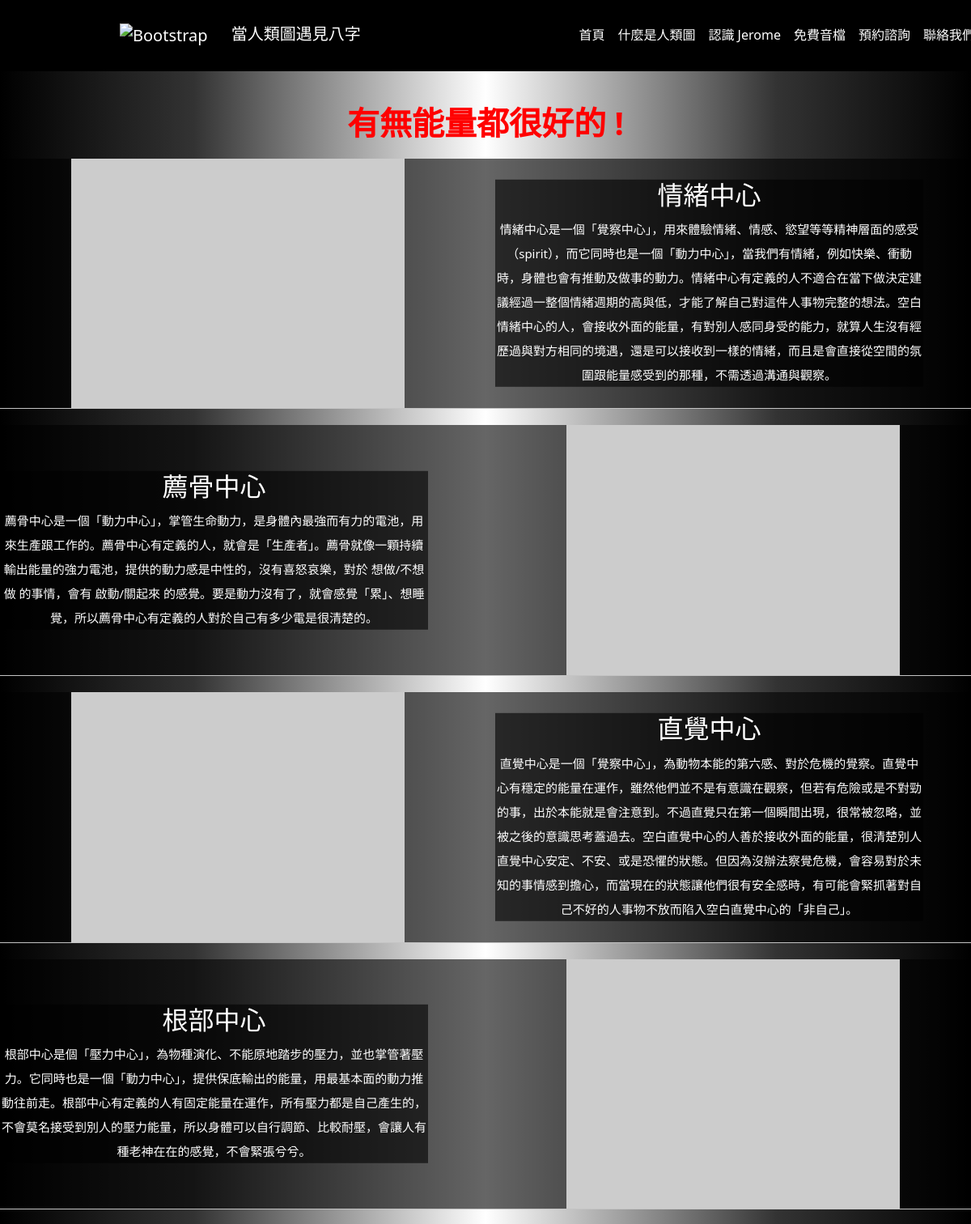
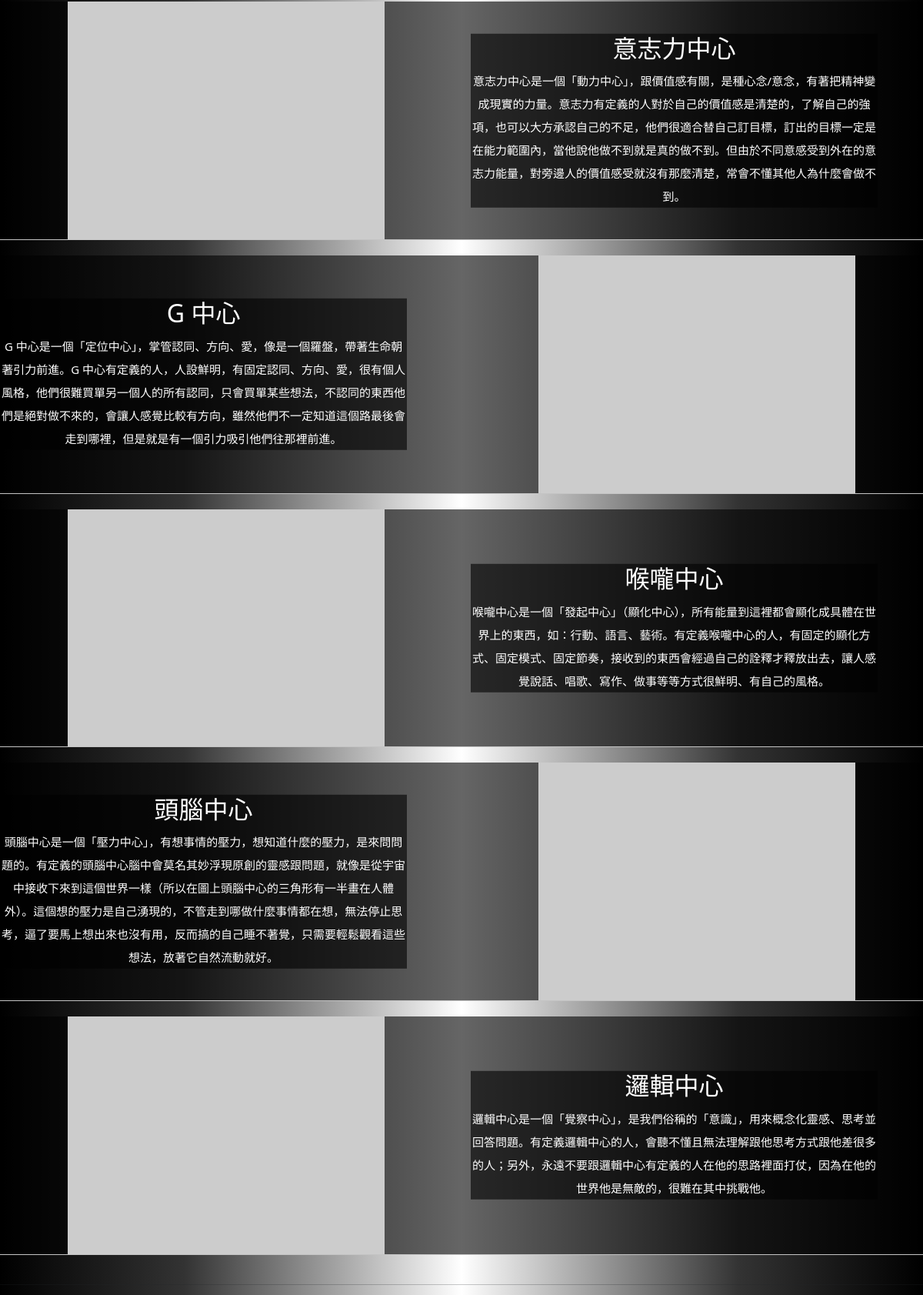
Page /what/5 (upper part) on the committed database (2 pictures, top to bottom).
### WhatIsHumanDesign/models.py (models this page shows, shortened)
class HumanContentCommon(models.Model):
      layout_key = models.ForeignKey(LayoutWhat, on_delete=models.CASCADE,
      default='人類圖是你的人生使用說明書')
      title=models.CharField(max_length=300,verbose_name='內容標題')
      content=models.TextField(verbose_name='標題內容')
      imgs_url=models.URLField(blank=True,verbose_name='內容圖片')
      class Meta:
            abstract = True

class YourEnergy(HumanContentCommon):
       class Meta:
         verbose_name = '能量中心 = 你的強弱(索引值5)'
         verbose_name_plural = '能量中心 = 你的強弱(索引值5)'

### WhatIsHumanDesign/views.py (the view)
# urls.py: path("what/5",views.Human_Energys,name='human_energy'),
def Human_Energys(request):
       your_enrygys=YourEnergy.objects.all()
       return render(request,'YourEnergy.html',locals())

### WhatIsHumanDesign/templates/YourEnergy.html (shortened to what this page needs)
{% extends 'base.html' %}
{% block content %}
<head>
    <link rel="stylesheet" href="../../static/css/WhatDetails.css">
</head>
<body>
    <div class='HumanDesignWrap'>
      <h1 class="HumanDesignMainTitle">有無能量都很好的 !  </h1>
        {% for energy in your_enrygys %}
        <div class="GelleryContainer">
            <div class="row " style="margin-bottom:20px; border-bottom:1px solid #c4c4c4;">
                {% if forloop.counter0|divisibleby:2 %}
                <div class="col-md-6 col-xs-12">
                    <div class="GelleryImageContainer">
                        <img src={{energy.imgs_url}} class="GelleryImage">
                    </div>
                </div>
                <div class="col-md-6 col-xs-12">
                    <div class="textContainer">
                        <h2>{{ energy.title }}</h2>
                        <p>{{ energy.content }}</p>
                    </div>
                </div>
                {% else %}
                <div class="col-md-6 col-xs-12">
                    <div class="textContainer">
                        <h2>{{ energy.title }}</h2>
                        <p>{{ energy.content }}</p>
                    </div>
                </div>
                <div class="col-md-6 col-xs-12">
                    <div class="GelleryImageContainer">
                        <img src={{energy.imgs_url}} class="GelleryImage">
                    </div>
                </div>
                {% endif %}
            </div>
        </div>
        {% endfor %}
    </div>
</body>
{% endblock %}

### templates/base.html (shortened to what this page needs)
<!DOCTYPE html>
<html lang="en">
<head>
    <link href="https://cdn.jsdelivr.net/npm/bootstrap@5.3.3/dist/css/bootstrap.min.css" rel="stylesheet">
    <link rel="stylesheet" href="https://cdn.jsdelivr.net/npm/bootstrap-icons@1.10.3/font/bootstrap-icons.css">
    {% load static %}
</head>
<body>
    {% include 'header.html' %}
    <main>
        {% block content %}{% endblock %}
    </main>
    <hr>
    {% include 'footer.html' %}
</body>
</html>

### templates/header.html (shortened to what this page needs)
<!DOCTYPE html>
<html lang="en">
<head>
      <link href="https://cdn.jsdelivr.net/npm/bootstrap@5.3.3/dist/css/bootstrap.min.css" rel="stylesheet">
</head>
<body>
  <nav class="navbar navbar-expand-lg bg-body-tertiary "
  >
    <div class="container-fluid  bg-black  p-4 " style="margin-bottom:-10px;margin-top:-10px">
      <a class="navbar-brand  position-relative text-white" href="#">
        <img src="https://pbs.twimg.com/profile_images/1719610750879338496/FVl3T7Ip_400x400.png " alt="Bootstrap" width="50" height="50"
        class="mx-4">
        當人類圖遇見八字
      </a>
      <div class="collapse navbar-collapse position-relative " id="navbarNav">
        <ul class="navbar-nav">
          <li class="nav-item">
            <a class="nav-link active text-white " aria-current="page" href="/">首頁</a>
          </li>
          <li class="nav-item">
            <a class="nav-link text-white " href="/what">什麼是人類圖</a>
          </li>
          <li class="nav-item">
            <a class="nav-link text-white " href="/aboutJeorme">認識 Jerome</a>
          </li>
          <li class="nav-item">
            <a class="nav-link text-white " href="/video">免費音檔</a>
          </li>
          <li class="nav-item">
            <a class="nav-link text-white " href="/booking">預約諮詢</a>
          </li>
          <li class="nav-item">
            <a class="nav-link  text-white" href="/contact">聯絡我們</a>
          </li>
        </ul>
      </div>
    </div>
  </nav>
</body>
</html>

### templates/footer.html (shortened to what this page needs)
<!DOCTYPE html>
<html lang="en">
<head>
    <link href="https://cdn.jsdelivr.net/npm/bootstrap@5.3.3/dist/css/bootstrap.min.css" rel="stylesheet">
</head>
<body>
</body>
</html>

### static/css/WhatDetails.css (style rules this page uses)
* { position: relative; margin:0; box-sizing: border-box; padding:0 }
body { width:100%; overflow:hidden; background: linear-gradient(to right, #000 0%, #333 20%, transparent 50%, #333 80%, #000 100% ); }
.HumanDesignWrap { width:100%; padding-top: 40px; color:white; position:relative; bottom:18px; text-align: center; margin:auto; }
.HumanDesignMainTitle { font-weight: 800; margin-bottom: 20px; color:#ff0000; margin-top: 20px; }
.GelleryContainer { padding: 0 16px; margin: 0 auto; color: #fff; background-color: rgba(0,0,0,.6); }
.GelleryImageContainer { margin: 0 auto; width: 70%; }
.GelleryContainer img { width: 100%; height: 100%; }
.GelleryImageContainer:before { content: ''; display: block; width: 75%; padding-top: 75%; }
.GelleryImageContainer .GelleryImage { position: absolute; left: 0; top: 0; right: 0; bottom: 0; }
.textContainer { color: #fff; background-color: rgba(0,0,0,.6); font-size: 20px; line-height: 40px; transition: transform 0.3s ease; position: absolute; top: 50%; width:90%; transform: translateY(-50%); }
@media screen and (max-width: 1280px) { .textContainer { position: relative; font-size: 15px; line-height: 30px; } }
@media screen and (max-width: 1280px) { .GelleryContainer { width:100%; padding: 0; } }

### templates/header.html (style rules this page uses)
.navbar-collapse { left: 30%; position:relative; }
.navbar-brand { left: 100px; }

### templates/footer.html (style rules this page uses)
body, html { margin: 0; padding: 0; overflow-x: hidden; }
img { max-width: 100%; height: auto; }

### rows in the picture
YourEnergy: title "情緒中心", content "情緒中心是一個「覺察中心」，用來體驗情緒、情感、慾望等等精神層面的感受（spirit），而它同時也是一個「動力中心」，當我們有情緒，例如快樂、衝動時，身體也會有推動及做事的動力。情緒中心有定義的人不適合在當下做決定建議經過一整個情緒週期的高與低，才能了解自己對這件人事物完整的想法。空白情緒中心的人，會接收外面的能量，有對別人感同身受的能力，就算人生沒有經歷過與對方相同的境遇，還是可以接收到一樣的情緒，而且是會直接從空間的氛圍跟能量感受到的那種，不需透過溝通與觀察。"
YourEnergy: title "薦骨中心", content "薦骨中心是一個「動力中心」，掌管生命動力，是身體內最強而有力的電池，用來生產跟工作的。薦骨中心有定義的人，就會是「生產者」。薦骨就像一顆持續輸出能量的強力電池，提供的動力感是中性的，沒有喜怒哀樂，對於 想做/不想做 的事情，會有 啟動/關起來 的感覺。要是動力沒有了，就會感覺「累」、想睡覺，所以薦骨中心有定義的人對於自己有多少電是很清楚的。"
YourEnergy: title "直覺中心", content "直覺中心是一個「覺察中心」，為動物本能的第六感、對於危機的覺察。直覺中心有穩定的能量在運作，雖然他們並不是有意識在觀察，但若有危險或是不對勁的事，出於本能就是會注意到。不過直覺只在第一個瞬間出現，很常被忽略，並被之後的意識思考蓋過去。空白直覺中心的人善於接收外面的能量，很清楚別人直覺中心安定、不安、或是恐懼的狀態。但因為沒辦法察覺危機，會容易對於未知的事情感到擔心，而當現在的狀態讓他們很有安全感時，有可能會緊抓著對自己不好的人事物不放而陷入空白直覺中心的「非自己」。"
YourEnergy: title "根部中心", content "根部中心是個「壓力中心」，為物種演化、不能原地踏步的壓力，並也掌管著壓力。它同時也是一個「動力中心」，提供保底輸出的能量，用最基本面的動力推動往前走。根部中心有定義的人有固定能量在運作，所有壓力都是自己產生的，不會莫名接受到別人的壓力能量，所以身體可以自行調節、比較耐壓，會讓人有種老神在在的感覺，不會緊張兮兮。"
YourEnergy: title "意志力中心", content "意志力中心是一個「動力中心」，跟價值感有關，是種心念/意念，有著把精神變成現實的力量。意志力有定義的人對於自己的價值感是清楚的，了解自己的強項，也可以大方承認自己的不足，他們很適合替自己訂目標，訂出的目標一定是在能力範圍內，當他說他做不到就是真的做不到。但由於不同意感受到外在的意志力能量，對旁邊人的價值感受就沒有那麼清楚，常會不懂其他人為什麼會做不到。"
YourEnergy: title "G 中心", content "G 中心是一個「定位中心」，掌管認同、方向、愛，像是一個羅盤，帶著生命朝著引力前進。G 中心有定義的人，人設鮮明，有固定認同、方向、愛，很有個人風格，他們很難買單另一個人的所有認同，只會買單某些想法，不認同的東西他們是絕對做不來的，會讓人感覺比較有方向，雖然他們不一定知道這個路最後會走到哪裡，但是就是有一個引力吸引他們往那裡前進。"
YourEnergy: title "喉嚨中心", content "喉嚨中心是一個「發起中心」（顯化中心），所有能量到這裡都會顯化成具體在世界上的東西，如：行動、語言、藝術。有定義喉嚨中心的人，有固定的顯化方式、固定模式、固定節奏，接收到的東西會經過自己的詮釋才釋放出去，讓人感覺說話、唱歌、寫作、做事等等方式很鮮明、有自己的風格。"
YourEnergy: title "頭腦中心", content "頭腦中心是一個「壓力中心」，有想事情的壓力，想知道什麼的壓力，是來問問題的。有定義的頭腦中心腦中會莫名其妙浮現原創的靈感跟問題，就像是從宇宙中接收下來到這個世界一樣（所以在圖上頭腦中心的三角形有一半畫在人體外）。這個想的壓力是自己湧現的，不管走到哪做什麼事情都在想，無法停止思考，逼了要馬上想出來也沒有用，反而搞的自己睡不著覺，只需要輕鬆觀看這些想法，放著它自然流動就好。"
YourEnergy: title "邏輯中心", content "邏輯中心是一個「覺察中心」，是我們俗稱的「意識」，用來概念化靈感、思考並回答問題。有定義邏輯中心的人，會聽不懂且無法理解跟他思考方式跟他差很多的人；另外，永遠不要跟邏輯中心有定義的人在他的思路裡面打仗，因為在他的世界他是無敵的，很難在其中挑戰他。"
